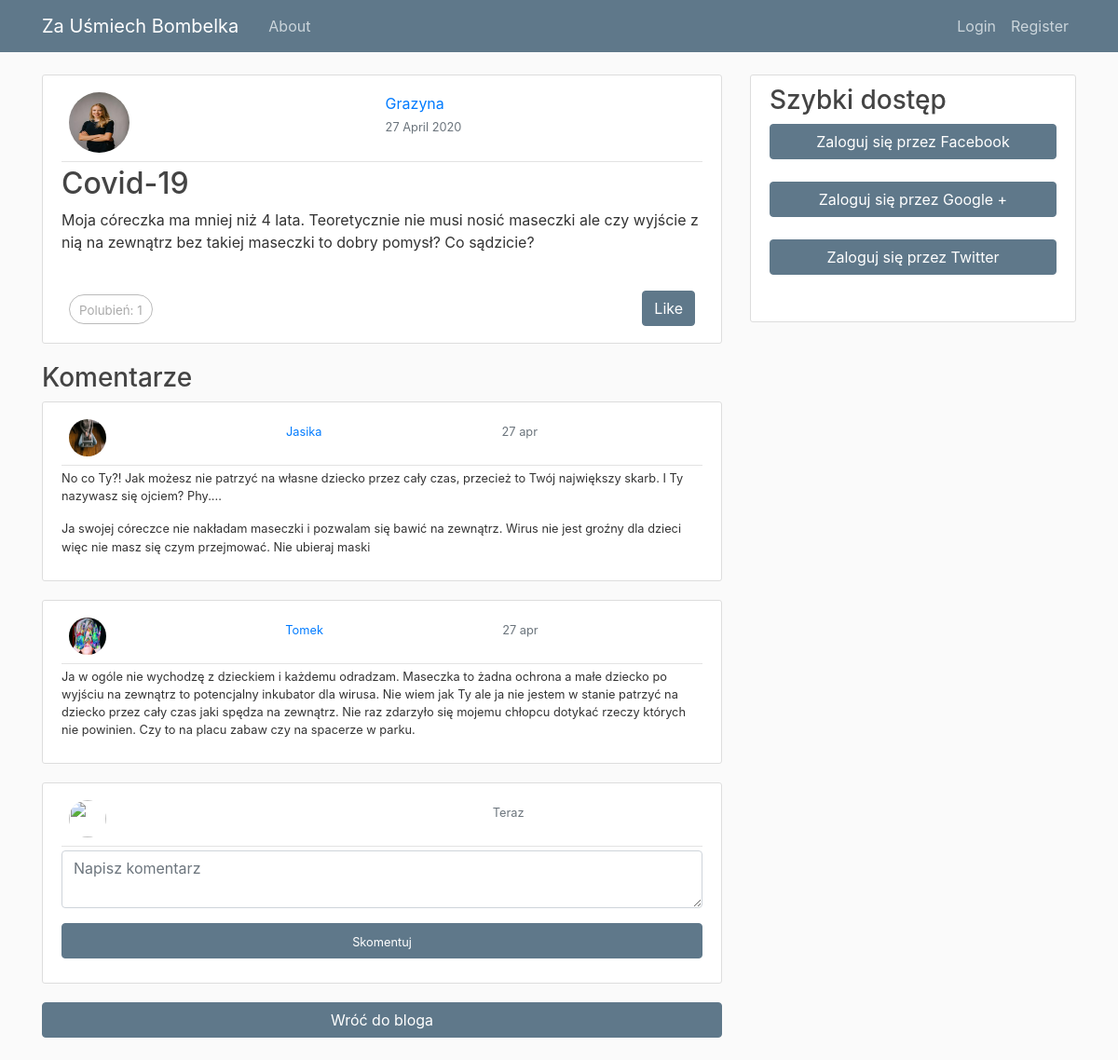
The app's page /post/1/ with its own data.
### blog/models.py (models this page shows, shortened)
class Post(models.Model):
    title = models.CharField(max_length=100)
    content = models.TextField()
    date_posted = models.DateTimeField(default=timezone.now)
    author = models.ForeignKey(User, on_delete=models.CASCADE)
    users_like = models.ManyToManyField(User,
                            related_name='images_liked',
                            blank=True)

class Comment(models.Model):
    post = models.ForeignKey('Post', on_delete=models.CASCADE, related_name='comments')
    author = models.ForeignKey(User, on_delete=models.CASCADE)
    text = models.TextField()
    created_date = models.DateTimeField(default=timezone.now)
    class Meta:
        ordering = ('-created_date', )

### users/models.py (models this page shows, shortened)
class Profile(models.Model):
    SEX_TAG_CHOISE = [('Boy','dla chłopca'),('Girl', 'dla dziewczynki'), ('Unisex', 'zarówno dla chłopca jaki i dziewczynki')]
    AGE_TAG_CHOISE =[(1,'< 1 miesiąca'),(2,'< 3 miesiący'),(3,'< 6 miesięcy'),(4,'< 1 rok'),(5,'< 1.5 roku'),(6,'< 2 lat'),(7,'Ponad 2 lat')]
    user = models.OneToOneField(User, on_delete=models.CASCADE)
    image = models.ImageField(default='default.jpg', upload_to='profile_pics')
    description = models.TextField(default='Brak opisu')
    interested_sex_tag = models.CharField(max_length=6, choices = SEX_TAG_CHOISE, default='Unisex')
    interested_age_tag = models.IntegerField(choices=AGE_TAG_CHOISE, default=1)
    sold_sex_tag = models.CharField(max_length=6, choices = SEX_TAG_CHOISE, default='Unisex')
    sold_age_tag = models.IntegerField(choices=AGE_TAG_CHOISE, default=1)

### blog/views.py (the view, shortened to what this page needs)
# urls.py: path('post/<int:pk>/', PostDetailView.as_view(), name='post-detail'),
class PostDetailView(FormMixin, DetailView):
    model = Post
    form_class = CommentForm
    def get_context_data(self, **kwargs):
        context = super(PostDetailView, self).get_context_data(**kwargs)
        context['section'] = 'blog'
        context['form'] = CommentForm()
        return context

### blog/forms.py
class CommentForm(forms.ModelForm):
    text = forms.CharField(label="",widget=forms.Textarea(attrs={"rows":"2", "class":"form-control", "placeholder": "Napisz komentarz"}))
    class Meta:
        model = Comment
        fields = ('text',)

### blog/templates/blog/post_detail.html (shortened to what this page needs)
{% extends "blog/base.html" %}
{% load crispy_forms_tags%}
{% block content %}
<article class="media content-section">
  <div class="media-body">
      <div class="article-metadata">
            <div class="d-flex align-content-end flex-wrap" >
                <div class="p-2 mr-auto">
                    <img class="rounded-circle article-img" src="{{ object.author.profile.image.url }}">
                </div>
                <div class="p-2 mr-auto">
                    <a class="mr-2" href="{% url 'profile' object.author.username %}">{{ object.author }}</a>
                    <br>
                    <small class="text-muted mr-2">{{ object.date_posted|date:"d F Y" }}</small>
                </div>
            </div>
        </div>
      <h2><a class="article-title" href="{% url 'post-detail' post.id%}">{{ object.title }}</a></h2>
      <p class="article-content">{{ object.content }}</p>
      <br>
      <div class="d-flex bd-highlight" >
        <div class="mr-auto p-2 bd-highlight">
          <span class="count">
            <span style="font-size:smaller;">Polubień: <span class="total" id="total{{object.id}}">{{ object.users_like.count}}</span></span>
          </span>
        </div>
        <div class="p-2 bd-highlight">
          <a class=" btn btn-sample like button" id="like{{object.id}}" href="#" data-catid="{{ object.id }}"  data-action="{% if request.user in object.users_like.all %}un{% endif %}like">{% if request.user not in object.users_like.all %}
                Like
                {% else %}
                  Unlike
                {% endif %}</a>
        </div>
    </div>
  </div>
</article>
<h3>Komentarze</h3>
{% for comment in post.comments.all %}
<article class="media content-section">
  <div class="media-body">
  <div class="article-metadata">
    <div class="d-flex align-content-end flex-wrap">
      <div class="p-2 mr-auto">
        <img class="rounded-circle comment-img" src="{{ comment.author.profile.image.url }}">
      </div>
      <div class="p-2 mr-auto">
        <small><a class="mr-2" href="{% url 'profile' comment.author.username %}">{{ comment.author }}</a></small>
      </div>
      <div class="p-2 mr-auto">
        <small class="text-muted">{{ comment.created_date|date:'d b' }}</small>
      </div>
    </div>
  </div>
  <small>{{ comment.text|linebreaks }}</small>
  </div>
</article>
{% endfor %}
<article class="media content-section">
  <div class="media-body">
    <div class="article-metadata">
      <div class="d-flex align-content-end flex-wrap">
        <div class="p-2 mr-auto">
          <img class="rounded-circle comment-img" src="{{ request.user.profile.image.url }}">
        </div>
        <div class="p-2 mr-auto">
          <small><a class="mr-2" href="{% url 'profile' request.user.username %}">{{ request.user.username }}</a></small>
        </div>
        <div class="p-2 mr-auto">
          <small class="text-muted">Teraz</small>
        </div>
      </div>
    </div>
    <form method="POST" enctype="multipart/form-data">
      <div class="form-group">
        <div class="form-row">
          <div class="form-group col">
            {{ form.text|as_crispy_field}}
          </div>
        </div>
        <div class="position-relative">
          <button class="btn btn-sample btn-block" type="submit"><small>Skomentuj</small></button>
        </div>
      </div>
    </form>
  </div>
</article>
<div class="position-relative mb-4">
  <a href="{% url 'blog-home' %}"><button class="btn btn-sample btn-block">Wróć do bloga</button></a>
</div>
{% endblock content %}

### blog/static/blog/main.css (style rules this page uses)
body { background: #fafafa; color: #333333; margin-top: 5rem; }
h1, h2, h3, h4, h5, h6 { word-wrap: break-word; -webkit-hyphens: auto; -moz-hyphens: auto; -ms-hyphens: auto; -o-hyphens: auto; hyphens: auto; color: #444444; }
.content-section { background: #ffffff; padding: 10px 20px; border: 1px solid #dddddd; border-radius: 3px; margin-bottom: 20px; top:56px; }
.article-title { color: #444444; }
.article-content { white-space: pre-line; }
.article-img { height: 65px; width: 65px; margin-right: 16px; }
.comment-img { height: 35px; width: 35px; margin-right: 16px; }
.article-metadata { padding-bottom: 1px; margin-bottom: 4px; border-bottom: 1px solid #e3e3e3 }
.comment-img { height: 40px; width: 40px; margin-right: 8px; }
.btn-sample { color: #ffffff; background-color: #5F788A; border-color: #5F788A; }
.count { color:#aaa; border:1px solid #bbb; border-radius:16px; padding:5px 10px; }
a.like, a.follow { float:right; margin-top:-8px; }

### records on screen
Post: author.profile.image (picture), author "Grazyna", date_posted "27 April 2020", title "Covid-19", content "Moja córeczka ma mniej niż 4 lata. Teoretycznie nie musi nosić maseczki ale czy wyjście z nią na zewnątrz bez takiej maseczki to dobry pomysł? Co sądzicie?", users_like.count "1"
Comment: author.profile.image (picture), author "Jasika", created_date "27 apr", text "No co Ty?! Jak możesz nie patrzyć na własne dziecko przez cały czas, przecież to Twój największy skarb. I Ty nazywasz się ojciem? Phy.... Ja swojej córeczce nie nakładam maseczki i pozwalam się bawić na zewnątrz. Wirus nie jest groźny dla dzieci więc nie masz się czym przejmować. Nie ubieraj maski"
Comment: author.profile.image (picture), author "Tomek", created_date "27 apr", text "Ja w ogóle nie wychodzę z dzieckiem i każdemu odradzam. Maseczka to żadna ochrona a małe dziecko po wyjściu na zewnątrz to potencjalny inkubator dla wirusa. Nie wiem jak Ty ale ja nie jestem w stanie patrzyć na dziecko przez cały czas jaki spędza na zewnątrz. Nie raz zdarzyło się mojemu chłopcu dotykać rzeczy których nie powinien. Czy to na placu zabaw czy na spacerze w parku."
